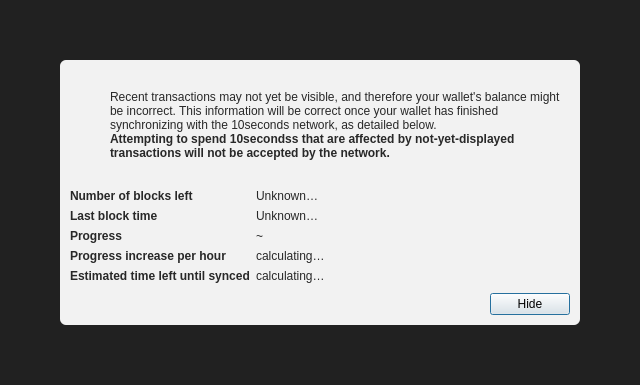
<?xml version="1.0" encoding="UTF-8"?>
<ui version="4.0">
 <class>ModalOverlay</class>
 <widget class="QWidget" name="ModalOverlay">
  <property name="geometry">
   <rect>
    <x>0</x>
    <y>0</y>
    <width>640</width>
    <height>385</height>
   </rect>
  </property>
  <property name="windowTitle">
   <string>Form</string>
  </property>
  <layout class="QVBoxLayout" name="verticalLayout" stretch="0">
   <property name="sizeConstraint">
    <enum>QLayout::SetDefaultConstraint</enum>
   </property>
   <property name="leftMargin">
    <number>0</number>
   </property>
   <property name="topMargin">
    <number>0</number>
   </property>
   <property name="rightMargin">
    <number>0</number>
   </property>
   <property name="bottomMargin">
    <number>0</number>
   </property>
   <item>
    <widget class="QWidget" name="bgWidget" native="true">
     <property name="styleSheet">
      <string notr="true">#bgWidget { background: rgba(0,0,0,220); }</string>
     </property>
     <layout class="QVBoxLayout" name="verticalLayoutMain" stretch="1">
      <property name="leftMargin">
       <number>60</number>
      </property>
      <property name="topMargin">
       <number>60</number>
      </property>
      <property name="rightMargin">
       <number>60</number>
      </property>
      <property name="bottomMargin">
       <number>60</number>
      </property>
      <item>
       <widget class="QWidget" name="contentWidget" native="true">
        <property name="styleSheet">
         <string notr="true">#contentWidget { background: rgba(255,255,255,240); border-radius: 6px; }

QLabel { color: rgb(40,40,40);  }</string>
        </property>
        <layout class="QVBoxLayout" name="verticalLayoutSub" stretch="1,0,0,0">
         <property name="spacing">
          <number>0</number>
         </property>
         <property name="leftMargin">
          <number>10</number>
         </property>
         <property name="topMargin">
          <number>10</number>
         </property>
         <property name="rightMargin">
          <number>10</number>
         </property>
         <property name="bottomMargin">
          <number>10</number>
         </property>
         <item>
          <layout class="QHBoxLayout" name="horizontalLayoutIconText" stretch="0,1">
           <property name="topMargin">
            <number>20</number>
           </property>
           <item>
            <layout class="QVBoxLayout" name="verticalLayoutIcon">
             <property name="leftMargin">
              <number>0</number>
             </property>
             <item>
              <widget class="QPushButton" name="warningIcon">
               <property name="enabled">
                <bool>false</bool>
               </property>
               <property name="text">
                <string/>
               </property>
               <property name="icon">
                <iconset>
                 <normaloff>:/icons/warning</normaloff>
                 <disabledoff>:/icons/warning</disabledoff>:/icons/warning</iconset>
               </property>
               <property name="iconSize">
                <size>
                 <width>48</width>
                 <height>48</height>
                </size>
               </property>
               <property name="flat">
                <bool>true</bool>
               </property>
              </widget>
             </item>
             <item>
              <spacer name="verticalSpacerWarningIcon">
               <property name="orientation">
                <enum>Qt::Vertical</enum>
               </property>
               <property name="sizeHint" stdset="0">
                <size>
                 <width>20</width>
                 <height>40</height>
                </size>
               </property>
              </spacer>
             </item>
            </layout>
           </item>
           <item>
            <layout class="QVBoxLayout" name="verticalLayoutInfoText">
             <property name="leftMargin">
              <number>0</number>
             </property>
             <property name="topMargin">
              <number>0</number>
             </property>
             <item>
              <widget class="QLabel" name="infoText">
               <property name="text">
                <string>Recent transactions may not yet be visible, and therefore your wallet's balance might be incorrect. This information will be correct once your wallet has finished synchronizing with the 10seconds network, as detailed below.</string>
               </property>
               <property name="textFormat">
                <enum>Qt::RichText</enum>
               </property>
               <property name="wordWrap">
                <bool>true</bool>
               </property>
              </widget>
             </item>
             <item>
              <widget class="QLabel" name="infoTextStrong">
               <property name="font">
                <font>
                 <weight>75</weight>
                 <bold>true</bold>
                </font>
               </property>
               <property name="text">
                <string>Attempting to spend 10secondss that are affected by not-yet-displayed transactions will not be accepted by the network.</string>
               </property>
               <property name="textFormat">
                <enum>Qt::RichText</enum>
               </property>
               <property name="wordWrap">
                <bool>true</bool>
               </property>
              </widget>
             </item>
             <item>
              <spacer name="verticalSpacerInTextSpace">
               <property name="orientation">
                <enum>Qt::Vertical</enum>
               </property>
               <property name="sizeHint" stdset="0">
                <size>
                 <width>20</width>
                 <height>40</height>
                </size>
               </property>
              </spacer>
             </item>
            </layout>
           </item>
          </layout>
         </item>
         <item>
          <spacer name="verticalSpacerAfterText">
           <property name="orientation">
            <enum>Qt::Vertical</enum>
           </property>
           <property name="sizeHint" stdset="0">
            <size>
             <width>20</width>
             <height>40</height>
            </size>
           </property>
          </spacer>
         </item>
         <item>
          <layout class="QFormLayout" name="formLayout">
           <property name="fieldGrowthPolicy">
            <enum>QFormLayout::FieldsStayAtSizeHint</enum>
           </property>
           <property name="horizontalSpacing">
            <number>6</number>
           </property>
           <property name="verticalSpacing">
            <number>6</number>
           </property>
           <property name="topMargin">
            <number>10</number>
           </property>
           <item row="0" column="0">
            <widget class="QLabel" name="labelNumberOfBlocksLeft">
             <property name="font">
              <font>
               <weight>75</weight>
               <bold>true</bold>
              </font>
             </property>
             <property name="text">
              <string>Number of blocks left</string>
             </property>
            </widget>
           </item>
           <item row="0" column="1">
            <widget class="QLabel" name="numberOfBlocksLeft">
             <property name="text">
              <string>Unknown…</string>
             </property>
            </widget>
           </item>
           <item row="1" column="0">
            <widget class="QLabel" name="labelLastBlockTime">
             <property name="font">
              <font>
               <weight>75</weight>
               <bold>true</bold>
              </font>
             </property>
             <property name="text">
              <string>Last block time</string>
             </property>
            </widget>
           </item>
           <item row="1" column="1">
            <widget class="QLabel" name="newestBlockDate">
             <property name="sizePolicy">
              <sizepolicy hsizetype="Maximum" vsizetype="Preferred">
               <horstretch>0</horstretch>
               <verstretch>0</verstretch>
              </sizepolicy>
             </property>
             <property name="text">
              <string>Unknown…</string>
             </property>
            </widget>
           </item>
           <item row="2" column="0">
            <widget class="QLabel" name="labelSyncDone">
             <property name="font">
              <font>
               <weight>75</weight>
               <bold>true</bold>
              </font>
             </property>
             <property name="text">
              <string>Progress</string>
             </property>
            </widget>
           </item>
           <item row="2" column="1">
            <layout class="QHBoxLayout" name="horizontalLayoutSync" stretch="0,1">
             <item>
              <widget class="QLabel" name="percentageProgress">
               <property name="text">
                <string notr="true">~</string>
               </property>
              </widget>
             </item>
            </layout>
           </item>
           <item row="4" column="0">
            <widget class="QLabel" name="labelProgressIncrease">
             <property name="font">
              <font>
               <weight>75</weight>
               <bold>true</bold>
              </font>
             </property>
             <property name="text">
              <string>Progress increase per hour</string>
             </property>
            </widget>
           </item>
           <item row="4" column="1">
            <widget class="QLabel" name="progressIncreasePerH">
             <property name="text">
              <string>calculating…</string>
             </property>
            </widget>
           </item>
           <item row="5" column="0">
            <widget class="QLabel" name="labelEstimatedTimeLeft">
             <property name="font">
              <font>
               <weight>75</weight>
               <bold>true</bold>
              </font>
             </property>
             <property name="text">
              <string>Estimated time left until synced</string>
             </property>
            </widget>
           </item>
           <item row="5" column="1">
            <widget class="QLabel" name="expectedTimeLeft">
             <property name="text">
              <string>calculating…</string>
             </property>
            </widget>
           </item>
          </layout>
         </item>
         <item>
          <layout class="QHBoxLayout" name="horizontalLayoutButtons">
           <property name="leftMargin">
            <number>10</number>
           </property>
           <property name="topMargin">
            <number>10</number>
           </property>
           <item>
            <spacer name="horizontalSpacer">
             <property name="orientation">
              <enum>Qt::Horizontal</enum>
             </property>
             <property name="sizeHint" stdset="0">
              <size>
               <width>40</width>
               <height>20</height>
              </size>
             </property>
            </spacer>
           </item>
           <item>
            <widget class="QPushButton" name="closeButton">
             <property name="text">
              <string>Hide</string>
             </property>
             <property name="shortcut">
              <string>Esc</string>
             </property>
             <property name="focusPolicy">
              <enum>Qt::StrongFocus</enum>
             </property>
             <property name="default">
              <bool>true</bool>
             </property>
            </widget>
           </item>
          </layout>
         </item>
        </layout>
       </widget>
      </item>
     </layout>
    </widget>
   </item>
  </layout>
 </widget>
 <resources/>
 <connections/>
</ui>
